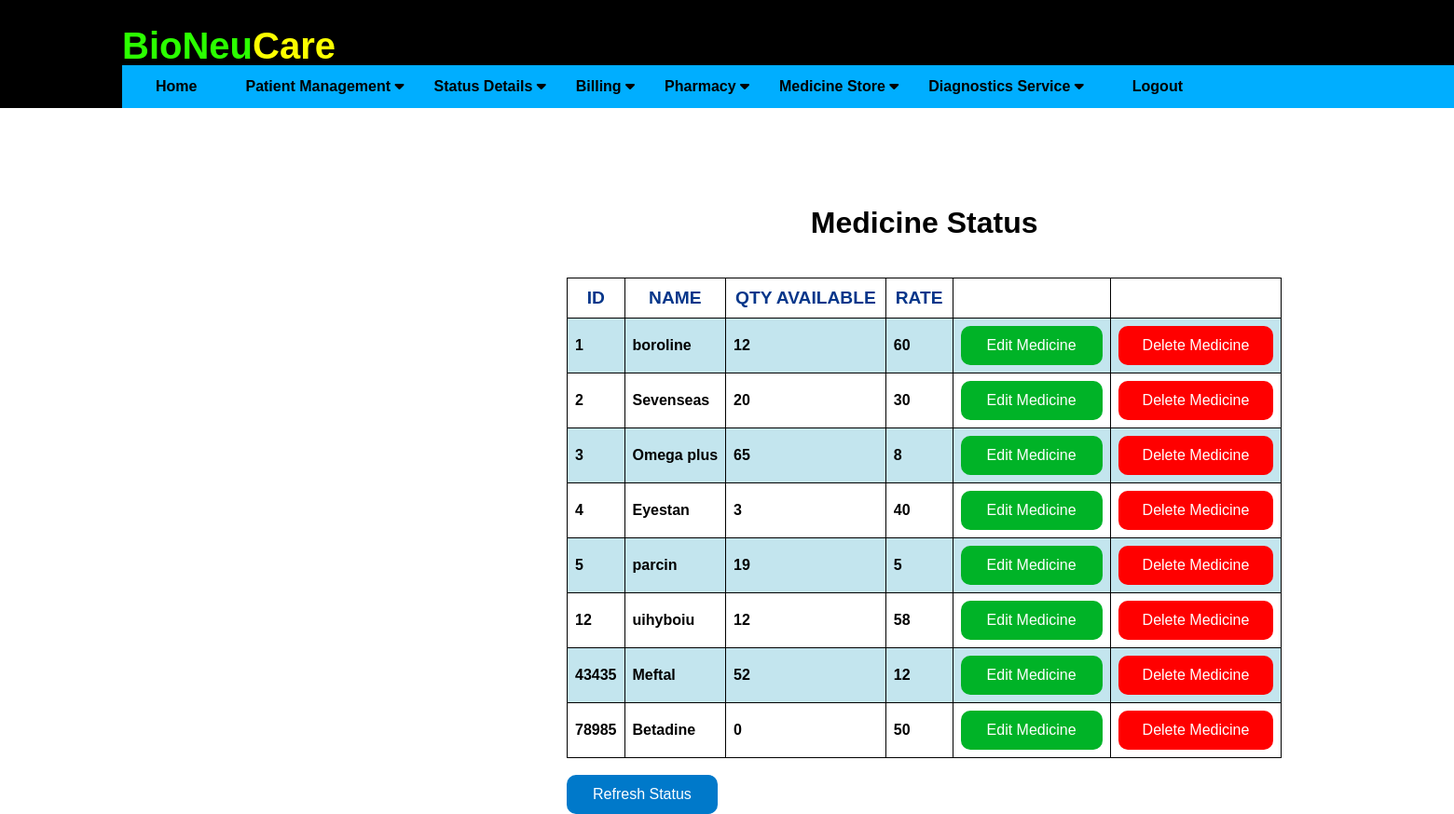
/medicinestatus (signed in), run on an earlier commit of the app's database.
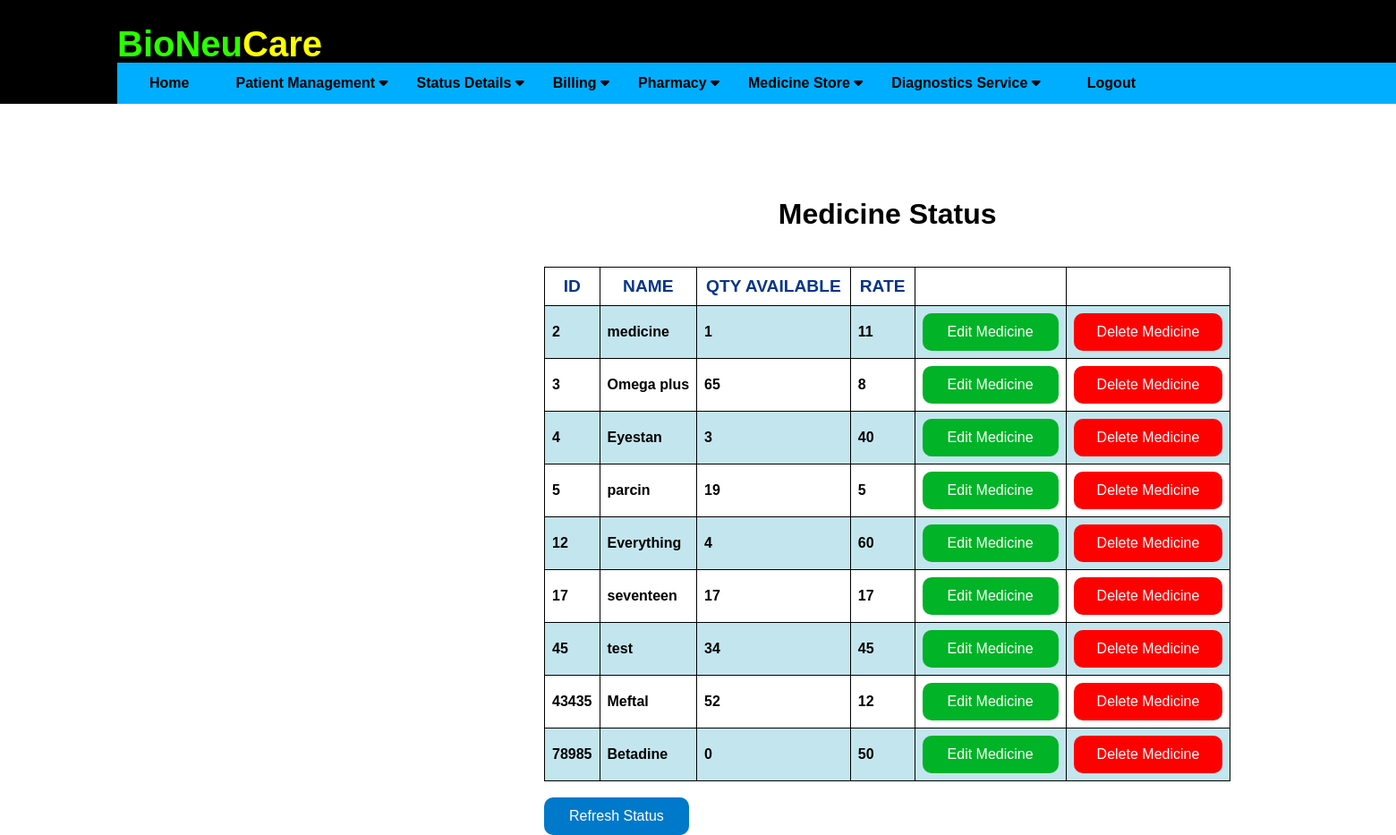
And on a later commit of the database.
### application/routes.py (models this page shows)
class MedicineMaster(db.Model):
    __tablename__ = 'medicinemaster'
    mid = Column(Integer, ForeignKey('medicines.mid'), primary_key=True)
    mname = Column(db.String(20))
    qavailable = Column(db.Integer)
    rate = Column(db.Integer)

### application/routes.py (the view)
@app.route('/medicinestatus')
def medicinestatus():
    if 'username' in session:
        usern = session['username']
        print(usern)
        updatep = MedicineMaster.query.all()
        print(updatep)
        if not updatep:
            flash('No Medicines exists in database')
            return redirect( url_for('addMedicine') )
        else:
            print("inside else")
            return render_template('medicinestatus.html', updatep = updatep)
    else:
        flash('You have been logged out. Please login again')
        return redirect( url_for('login') )
    return render_template('medicinestatus.html')

### application/templates/medicinestatus.html (shortened to what this page needs)
{% extends "layout.html" %}
{% block content %}
<div class="stat">
    <h1>Medicine Status</h1><br>
    <table border="1" align="center">
        <tr>
            <th>ID</th>
            <th>NAME</th>
            <th>QTY AVAILABLE</th>
            <th>RATE</th>
            <th></th>
            <th></th>
        </tr>
        {% for update in updatep %}
        <tr>
            <td> {{ update.mid }} </td>
            <td> {{ update.mname }} </td>
            <td> {{ update.qavailable }} </td>
            <td> {{ update.rate }} </td>
            <td> <button type="button" class="ubutton" onclick="window.location='editmedicinedetail/{{ update.mid }}'"> Edit Medicine </button> </td>
            <td> <button type="button" class="dbutton" onclick="window.location='deletemedicinedetail/{{ update.mid }}'"> Delete Medicine </button> </td>
        </tr>
        {% else %}
        <h3>No Medicines!</h3>
        {% endfor %}
    </table>
    <br>
    <form action="{{ url_for('medicinestatus') }}">
    <button type="submit" class="ibutton" value="Refresh the list">Refresh Status</button>
    </form>
</div>
{% endblock %}

What changed in the data, as far as the page shows it:
removed MedicineMaster: mid "1", mname "boroline", qavailable "12", rate "60"
changed MedicineMaster id 2: mname "Sevenseas" → "medicine"; qavailable "20" → "1"; rate "30" → "11"
changed MedicineMaster id 12: mname "uihyboiu" → "Everything"; qavailable "12" → "4"; rate "58" → "60"
added MedicineMaster: mid "17", mname "seventeen", qavailable "17", rate "17"
added MedicineMaster: mid "45", mname "test", qavailable "34", rate "45"
